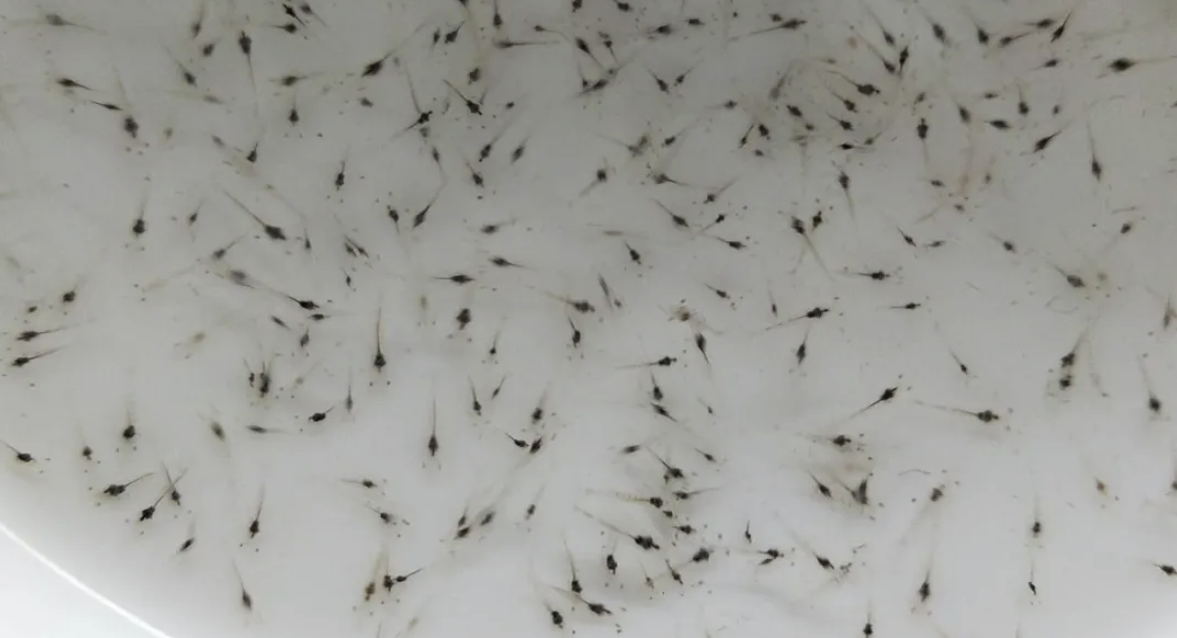
#> input picture Algo/prawn.png, 1177 x 638 px
$ jupyter execute Untitled.ipynb
#> lines starting #> are read from the running program, lines starting #| are printed output that depends on the picture; after the words box and inside, x2 and y2 are one past the last pixel; in counts of white or black regions, pixels touching at a corner belong together
[cell 1]
import cv2
import numpy as np
from matplotlib import pyplot as plt

[cell 2]
# Load image, grayscale, Otsu's threshold
image = cv2.imread('prawn.png')
#> image is the input picture: shape (638, 1177, 3); mean B, G, R 154.7, 159.7, 159.4
original_image = image.copy()  # Make a copy of the original image
gray = cv2.cvtColor(image, cv2.COLOR_BGR2GRAY)
# Adjust the threshold value manually
#threshold_value = 100  # Set your desired threshold value here

# Perform thresholding with the adjusted threshold value
#thresh = cv2.threshold(gray,0, 255, cv2.THRESH_BINARY_INV + cv2.THRESH_OTSU)[1]

thresh = cv2.adaptiveThreshold(gray, 255,
	cv2.ADAPTIVE_THRESH_MEAN_C, cv2.THRESH_BINARY_INV, 21, 10)
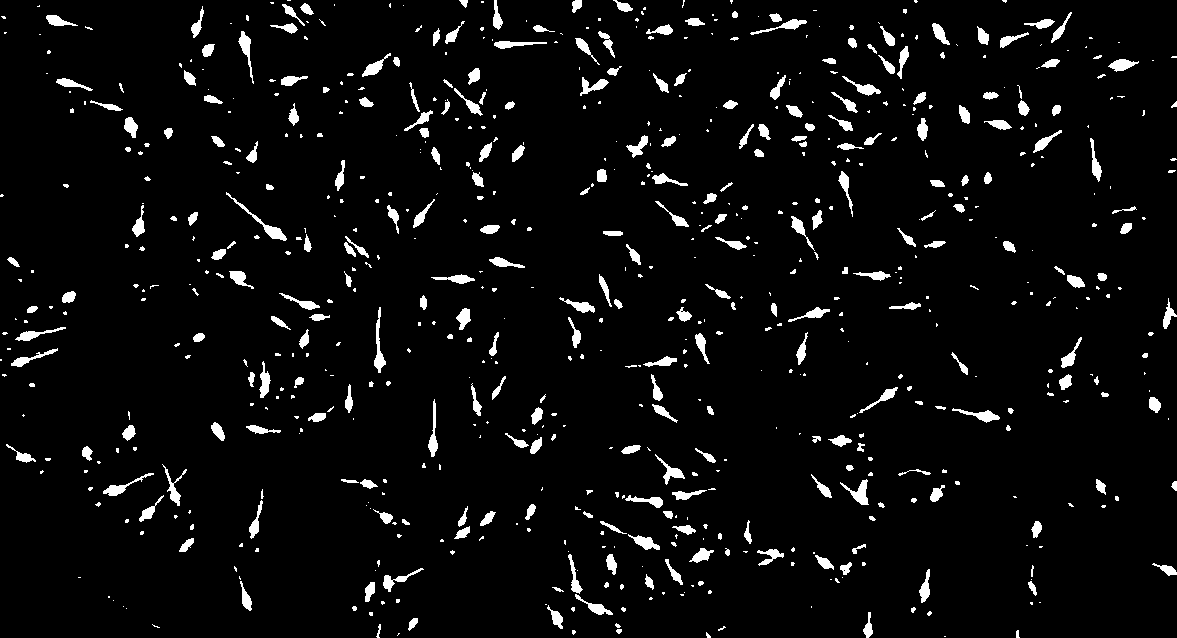
#> thresh: shape (638, 1177); 4.7% white; 731 white regions (436 under 20 px), largest, box (x1, y1, x2, y2) and area: (226, 192, 287, 241) 345, (374, 307, 386, 373) 293, (840, 479, 869, 505) 288

# Display the thresholded image using matplotlib
plt.imshow(thresh, cmap='gray')
plt.title('Thresholded Image')
plt.axis('off')  # Turn off axis
plt.show()

[cell 3]
# Morph open using elliptical shaped kernel
kernel = cv2.getStructuringElement(cv2.MORPH_ELLIPSE, (3,3))
opening = cv2.morphologyEx(thresh, cv2.MORPH_OPEN, kernel, iterations=3)
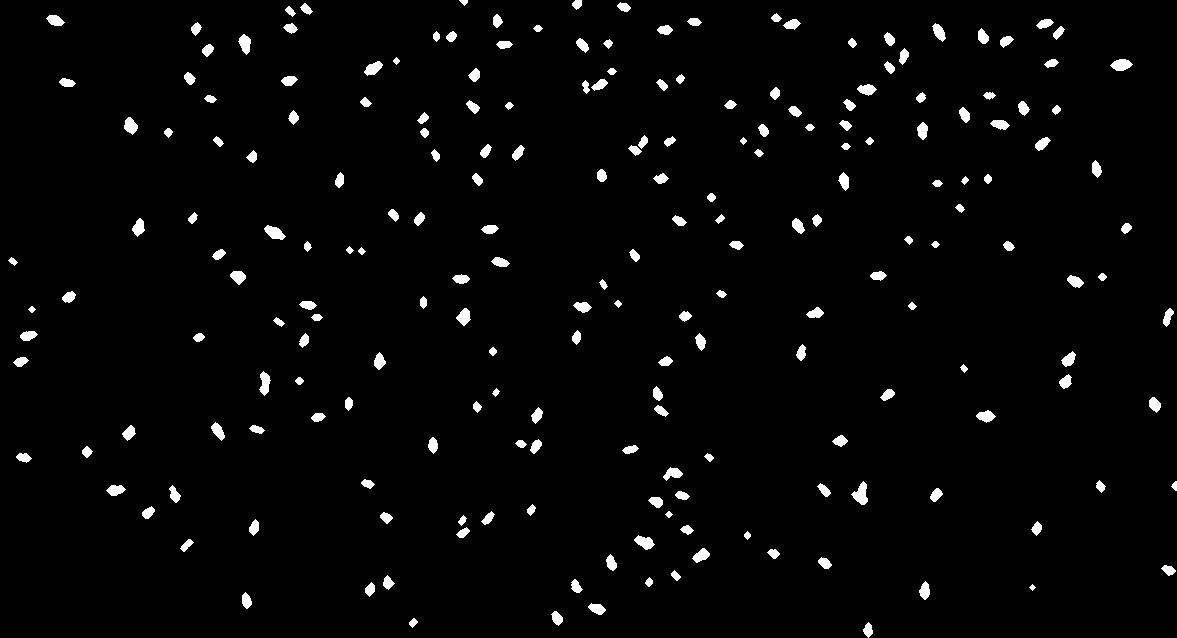
#> opening: shape (638, 1177); 2.6% white; 210 white regions, largest, box (x1, y1, x2, y2) and area: (851, 481, 868, 505) 225, (264, 225, 286, 240) 193, (1110, 59, 1133, 71) 190
plt.imshow(cv2.cvtColor(opening, cv2.COLOR_BGR2RGB))
plt.title('Resulting Image with MorphologyEx')
plt.axis('off')
plt.show()
# Find contours
cnts = cv2.findContours(opening, cv2.RETR_EXTERNAL, cv2.CHAIN_APPROX_SIMPLE)
#> cnts = 210 contours, 1 with area under 20; largest, box (x1, y1, x2, y2) and area: (851, 481, 868, 505) 198, (264, 225, 286, 240) 170, (1110, 59, 1133, 71) 167, (634, 535, 655, 550) 162, (259, 371, 271, 396) 156
cnts = cnts[0] if len(cnts) == 2 else cnts[1]

[cell 4]
# Filter contours by area to count only white objects
white_objects_count = 0
for c in cnts:
    area = cv2.contourArea(c)
    if area > 10:  # You can adjust this threshold to filter out smaller objects
        white_objects_count += 1
        # Draw contour on the original image
        cv2.drawContours(original_image, [c], -1, (0, 255, 0), 2)
#> this loop made 210 passes
#> area on passes 1, 2, 3, 4, 5, 7, 8, 9, 10, 11, 12, 13: 85, 42.5, 98.5, 118, 100.5, 83, 119.5, 87.5, 40.5, 87.5, 50.5, 84.5
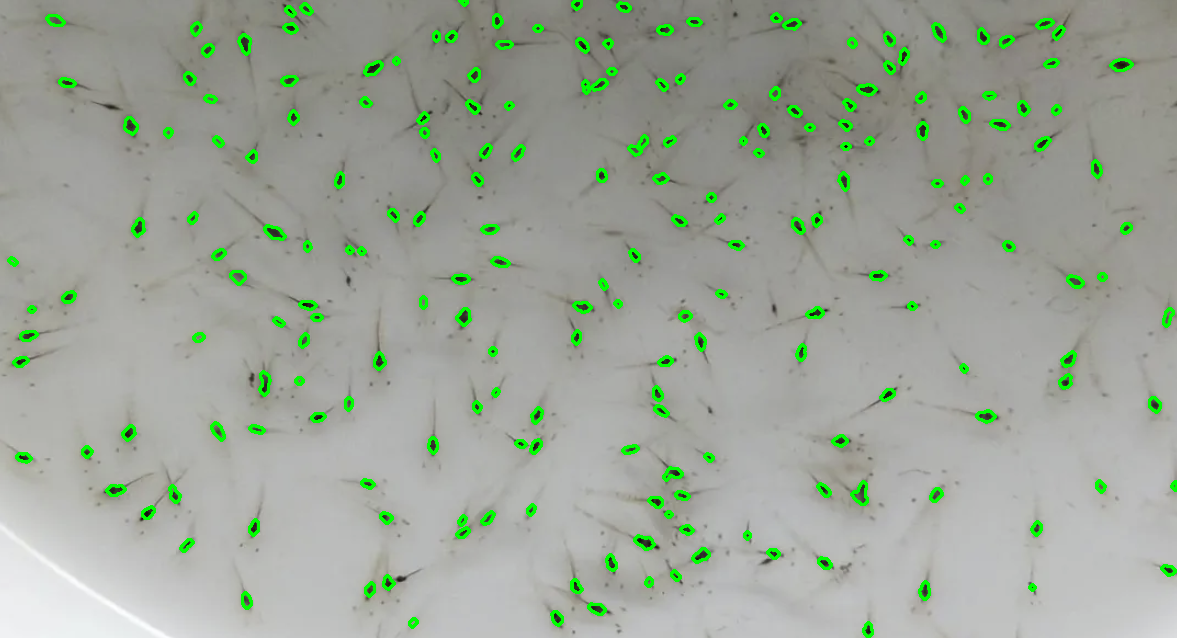
#> original_image: shape (638, 1177, 3); 3.24% of pixels changed, all inside (x1, y1, x2, y2) = (7, 0, 1177, 638)
#> after the loop, white_objects_count = 210

[cell 5]
# Display the count
print("Number of white objects:", white_objects_count)
#| Number of white objects: 210

[cell 6]
# Display the resulting image with contours
plt.imshow(cv2.cvtColor(original_image, cv2.COLOR_BGR2RGB))
plt.title('Resulting Image with Contours')
plt.axis('off')
plt.show()
